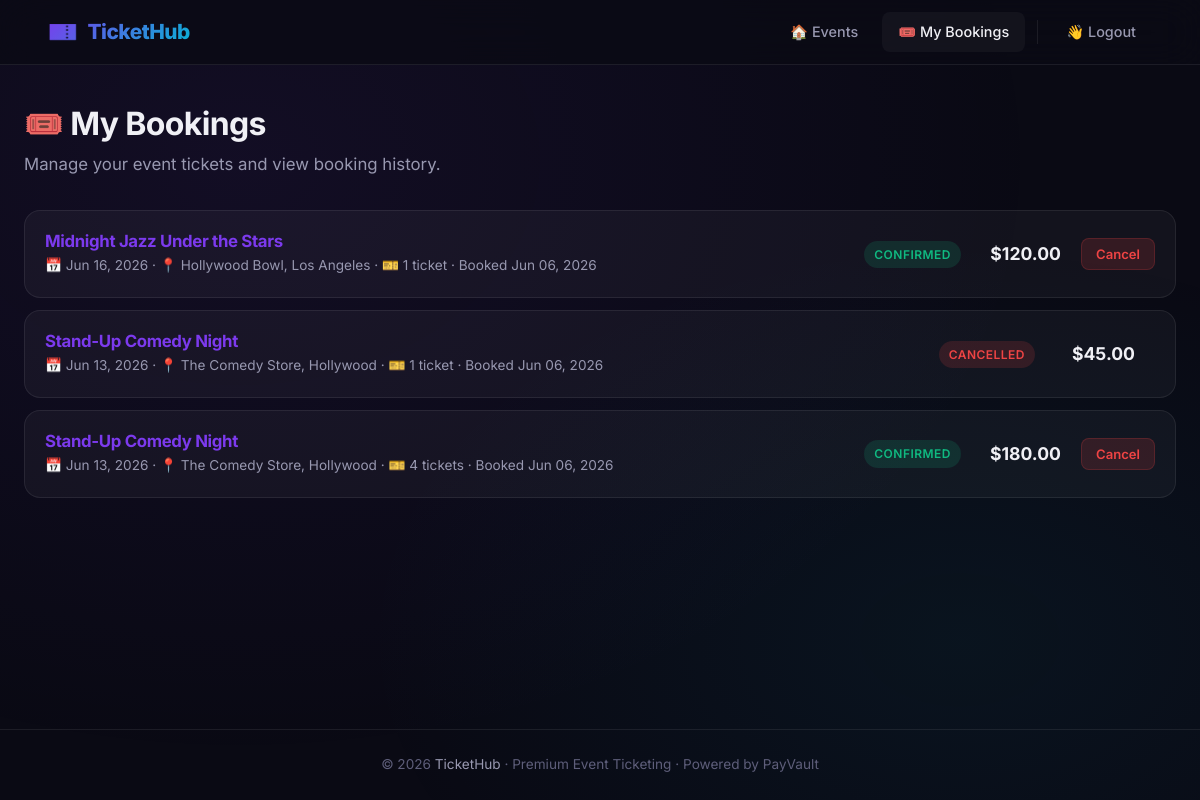
/my-bookings (signed in), run on the app's committed database.
### tickethub_core/models.py (models this page shows, shortened)
class Booking(db.Model):
    __tablename__ = "bookings"
    id = db.Column(db.Integer, primary_key=True)
    user_id = db.Column(db.Integer, db.ForeignKey("users.id"), nullable=False)
    event_id = db.Column(db.Integer, db.ForeignKey("events.id"), nullable=False)
    quantity = db.Column(db.Integer, nullable=False, default=1)
    total_price = db.Column(db.Float, nullable=False)
    status = db.Column(
        db.String(20), nullable=False, default="confirmed"
    )  # confirmed | cancelled
    transaction_id = db.Column(db.Integer, nullable=True)
    booked_at = db.Column(
        db.DateTime, nullable=False, default=lambda: datetime.now(timezone.utc)
    )

class Event(db.Model):
    __tablename__ = "events"
    id = db.Column(db.Integer, primary_key=True)
    name = db.Column(db.String(200), nullable=False)
    description = db.Column(db.Text, nullable=True)
    date = db.Column(db.DateTime, nullable=False)
    location = db.Column(db.String(200), nullable=False)
    price = db.Column(db.Float, nullable=False)
    total_seats = db.Column(db.Integer, nullable=False)
    available_seats = db.Column(db.Integer, nullable=False)
    image_url = db.Column(db.String(500), nullable=True)
    created_at = db.Column(
        db.DateTime, nullable=False, default=lambda: datetime.now(timezone.utc)
    )
    bookings = db.relationship("Booking", backref="event", lazy=True)
    reviews = db.relationship("Review", backref="event", lazy=True)

### tickethub_core/app.py (the view)
@app.route("/my-bookings")
@login_required
def my_bookings():
    bookings = (
        Booking.query.filter_by(user_id=current_user.id)
        .order_by(Booking.booked_at.desc())
        .all()
    )
    return render_template("my_bookings.html", bookings=bookings)

### tickethub_core/app.py (called while the page is built)
@login_manager.user_loader
def load_user(user_id):
    return User.query.get(int(user_id))

@app.context_processor
def inject_globals():
    return {"now": datetime.now(timezone.utc)}

### tickethub_core/templates/my_bookings.html (shortened to what this page needs)
{% extends "base.html" %}
{% block content %}
<div class="container">
    <h1 class="page-title fade-in-up">🎟️ My Bookings</h1>
    <p class="page-subtitle fade-in-up">Manage your event tickets and view booking history.</p>
    {% if bookings %}
        {% for booking in bookings %}
            <div class="card booking-card fade-in-up">
                <div class="booking-event">
                    <h3>
                        <a href="{{ url_for('event_detail', event_id=booking.event.id) }}">{{ booking.event.name }}</a>
                    </h3>
                    <div class="booking-meta">
                        📅 {{ booking.event.date.strftime('%b %d, %Y') }}
                        · 📍 {{ booking.event.location }}
                        · 🎫 {{ booking.quantity }} ticket{{ 's' if booking.quantity != 1 }}
                        · Booked {{ booking.booked_at.strftime('%b %d, %Y') }}
                    </div>
                </div>
                <div>
                    <span class="badge badge-{{ booking.status }}">{{ booking.status }}</span>
                </div>
                <div class="booking-price">${{ '%.2f' % booking.total_price }}</div>
                <div class="booking-actions">
                    {% if booking.status == 'confirmed' %}
                        <form id="cancel-form-{{ booking.id }}" method="POST" action="{{ url_for('cancel_booking', booking_id=booking.id) }}" style="display:inline;">
                            <button type="button" onclick="confirmCancel({{ booking.id }})" class="btn btn-danger btn-sm">Cancel</button>
                        </form>
                    {% endif %}
                </div>
            </div>
        {% endfor %}
    {% endif %}
</div>
{% endblock %}

### tickethub_core/templates/base.html (shortened to what this page needs)
<!DOCTYPE html>
<html lang="en">
<head>
    <link rel="stylesheet" href="{{ url_for('static', filename='css/style.css') }}">
</head>
<body>
    <div class="page-wrapper">
        <nav class="navbar">
            <div class="container">
                <a href="{{ url_for('index') }}" class="navbar-brand">
                    <span class="brand-icon">🎫</span>
                    TicketHub
                </a>
                <ul class="navbar-nav">
                    <li><a href="{{ url_for('index') }}" class="{{ 'active' if request.endpoint == 'index' }}">🏠 Events</a></li>
                    {% if current_user.is_authenticated %}
                        <li><a href="{{ url_for('my_bookings') }}" class="{{ 'active' if request.endpoint == 'my_bookings' }}">🎟️ My Bookings</a></li>
                        <li><a href="{{ url_for('logout') }}">👋 Logout</a></li>
                    {% else %}
                        <li class="nav-divider"></li>
                        <li><a href="{{ url_for('login') }}" class="{{ 'active' if request.endpoint == 'login' }}">🔑 Login</a></li>
                        <li><a href="{{ url_for('register') }}" class="btn btn-primary btn-sm">Sign Up</a></li>
                    {% endif %}
                </ul>
            </div>
        </nav>
        <main class="main-content">
            {% if error_code is defined and error_code %}
                <div class="container">
                    <div class="error-page">
                        <div class="error-code">{{ error_code }}</div>
                        <p class="error-message">{{ error_msg }}</p>
                        <a href="{{ url_for('index') }}" class="btn btn-primary">← Back to Events</a>
                    </div>
                </div>
            {% else %}
                {% block content %}{% endblock %}
            {% endif %}
        </main>
        <footer class="footer">
            <div class="container">
                <p>© 2026 <a href="{{ url_for('index') }}">TicketHub</a> · Premium Event Ticketing · Powered by PayVault</p>
            </div>
        </footer>
    </div>
</body>
</html>

### data on the page
Booking: event.name "Midnight Jazz Under the Stars", event "Jun 16, 2026", event.location "Hollywood Bowl, Los Angeles", quantity "1", booked_at "Jun 06, 2026", status "CONFIRMED", total_price "120.00"
Booking: event.name "Stand-Up Comedy Night", event "Jun 13, 2026", event.location "The Comedy Store, Hollywood", quantity "1", booked_at "Jun 06, 2026", status "CANCELLED", total_price "45.00"
Booking: event.name "Stand-Up Comedy Night", event "Jun 13, 2026", event.location "The Comedy Store, Hollywood", quantity "4", quantity "s", booked_at "Jun 06, 2026", status "CONFIRMED", total_price "180.00"
